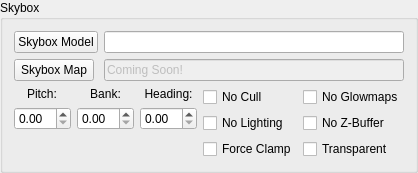
      <widget class="QGroupBox" name="groupBox_6">
       <property name="title">
        <string>Skybox</string>
       </property>
       <layout class="QVBoxLayout" name="verticalLayout_6">
        <item>
         <layout class="QFormLayout" name="formLayout_6">
          <item row="0" column="0">
           <widget class="QPushButton" name="pushButton_6">
            <property name="text">
             <string>Skybox Model</string>
            </property>
           </widget>
          </item>
          <item row="0" column="1">
           <widget class="QLineEdit" name="lineEdit">
            <property name="readOnly">
             <bool>true</bool>
            </property>
           </widget>
          </item>
          <item row="1" column="0">
           <widget class="QPushButton" name="pushButton_7">
            <property name="text">
             <string>Skybox Map</string>
            </property>
           </widget>
          </item>
          <item row="1" column="1">
           <widget class="QLineEdit" name="lineEdit_2">
            <property name="enabled">
             <bool>false</bool>
            </property>
            <property name="text">
             <string>Coming Soon!</string>
            </property>
           </widget>
          </item>
         </layout>
        </item>
        <item>
         <layout class="QHBoxLayout" name="horizontalLayout_7">
          <item>
           <layout class="QGridLayout" name="gridLayout_10" rowstretch="0,0,1">
            <item row="1" column="0">
             <widget class="QDoubleSpinBox" name="doubleSpinBox_18"/>
            </item>
            <item row="0" column="0" alignment="Qt::AlignHCenter|Qt::AlignBottom">
             <widget class="QLabel" name="label_26">
              <property name="text">
               <string>Pitch:</string>
              </property>
              <property name="alignment">
               <set>Qt::AlignCenter</set>
              </property>
             </widget>
            </item>
            <item row="1" column="1">
             <widget class="QDoubleSpinBox" name="doubleSpinBox_19"/>
            </item>
            <item row="0" column="2" alignment="Qt::AlignBottom">
             <widget class="QLabel" name="label_28">
              <property name="text">
               <string>Heading:</string>
              </property>
              <property name="alignment">
               <set>Qt::AlignCenter</set>
              </property>
             </widget>
            </item>
            <item row="0" column="1" alignment="Qt::AlignHCenter|Qt::AlignBottom">
             <widget class="QLabel" name="label_27">
              <property name="text">
               <string>Bank:</string>
              </property>
              <property name="alignment">
               <set>Qt::AlignCenter</set>
              </property>
             </widget>
            </item>
            <item row="1" column="2">
             <widget class="QDoubleSpinBox" name="doubleSpinBox_20"/>
            </item>
            <item row="2" column="1">
             <spacer name="verticalSpacer_11">
              <property name="orientation">
               <enum>Qt::Vertical</enum>
              </property>
              <property name="sizeHint" stdset="0">
               <size>
                <width>20</width>
                <height>0</height>
               </size>
              </property>
             </spacer>
            </item>
           </layout>
          </item>
          <item>
           <layout class="QGridLayout" name="gridLayout_11" rowstretch="0,0,0,1">
            <item row="0" column="0">
             <widget class="QCheckBox" name="checkBox_9">
              <property name="text">
               <string>No Cull</string>
              </property>
             </widget>
            </item>
            <item row="0" column="1">
             <widget class="QCheckBox" name="checkBox_12">
              <property name="text">
               <string>No Glowmaps</string>
              </property>
             </widget>
            </item>
            <item row="1" column="1">
             <widget class="QCheckBox" name="checkBox_13">
              <property name="text">
               <string>No Z-Buffer</string>
              </property>
             </widget>
            </item>
            <item row="2" column="0">
             <widget class="QCheckBox" name="checkBox_11">
              <property name="text">
               <string>Force Clamp</string>
              </property>
             </widget>
            </item>
            <item row="2" column="1">
             <widget class="QCheckBox" name="checkBox_14">
              <property name="text">
               <string>Transparent</string>
              </property>
             </widget>
            </item>
            <item row="1" column="0">
             <widget class="QCheckBox" name="checkBox_10">
              <property name="text">
               <string>No Lighting</string>
              </property>
             </widget>
            </item>
            <item row="3" column="0">
             <spacer name="verticalSpacer_12">
              <property name="orientation">
               <enum>Qt::Vertical</enum>
              </property>
              <property name="sizeHint" stdset="0">
               <size>
                <width>20</width>
                <height>0</height>
               </size>
              </property>
             </spacer>
            </item>
           </layout>
          </item>
         </layout>
        </item>
       </layout>
      </widget>
